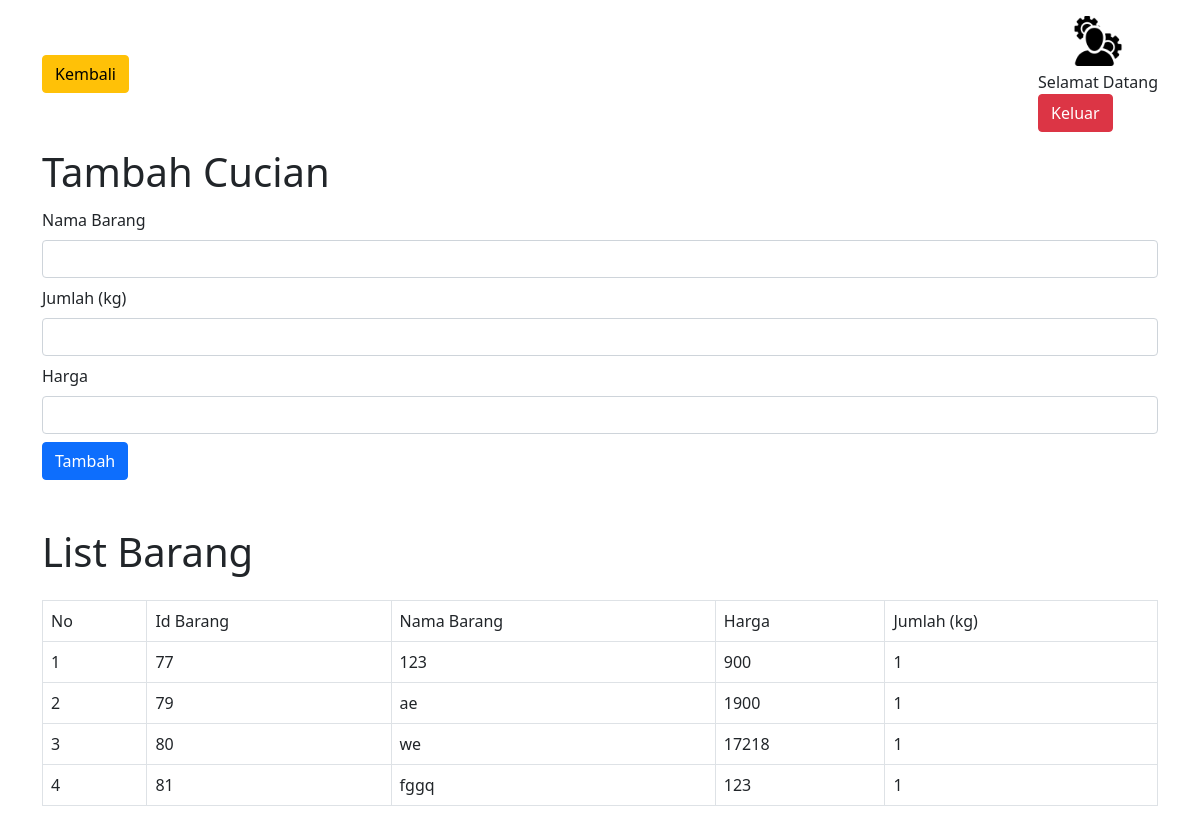
Screenshot of /tambah-barang.php with the database file from the repository.
### tables this page shows
CREATE TABLE `barang` (
  `id_barang` int(11) NOT NULL,
  `nama` varchar(30) NOT NULL,
  `harga` int(30) NOT NULL,
  `jumlah` int(30) NOT NULL
);

### tambah-barang.php (the view, shortened to what this page needs)
<?php
require 'koneksi.php';
$profil = json_decode($_SESSION['Falgar']);
$profil_nama = $profil->nama;
$lihat = mysqli_query($conn,"Select * From barang");
$No = 1;
?>
<!DOCTYPE html>
<html>
<head>
	<link href="https://cdn.jsdelivr.net/npm/bootstrap@5.0.2/dist/css/bootstrap.min.css" rel="stylesheet">
</head>
<body>
	<div class="container mt-3">
		<div class="row align-items-center mb-3">
				<div class="col-auto">
					<a href="barang.php" type="button" class="btn btn-warning">Kembali</a>
				</div>
					<div class="col-auto">
					<div class="text-center">
						<img src="img/admin.png" width="50px" height="50px">
						<div class="mt-1">
							<?php
								echo "Selamat Datang ".$profil_nama ;
						 	?>
						</div>
					</div>
					<form method="POST">
					<button name="keluar" class="btn btn-danger">Keluar</button>
				</form>
				</div>
				</div>
				<div class="row align-items-center mb-1">
				<div class="col">
					<h1>Tambah Cucian</h1>
				</div>
		</div>
<form class="mb-5" method="POST" action="tambah-barang.php" id="formtambah">
  <div class="mb-2">
    <label for="nama" class="form-label">Nama Barang</label>
    <input type="text" class="form-control" id="namaweb" name="nama">
  	</div>
  <div class="mb-2">
    <label for="jumlah" class="form-label">Jumlah (kg)</label>
    <input type="number" class="form-control" id="jumlahweb" name="jumlah">
  	</div>
  <div class="mb-2">
    <label for="harga" class="form-label">Harga</label>
    <input type="number" class="form-control" id="hargaweb" name="harga">
  	</div>
  <button type="submit" class="btn btn-primary" name="Tambah">Tambah</button>
</form>
<div class="row align-items-center mb-3">
		<div class="col"><h1>List Barang</h1></div>
		</div>
<table class="table table-bordered">
		<tr>
			<td>No</td>
			<td>Id Barang</td>
			<td>Nama Barang</td>
			<td>Harga</td>
			<td>Jumlah (kg)</td>
		</tr>
<?php
while($row = mysqli_fetch_array($lihat)) {
        echo "<tr>";
        echo "<td>".$No++."</td>";
        echo "<td>".$row['id_barang']."</td>";
        echo "<td>".$row['nama']."</td>";
        echo "<td>".$row['harga']."</td>";
        echo "<td>".$row['jumlah']."</td>";
    }
    ?>
	</table>
</body>
</html>

### rows the page displays
barang: id_barang "77", nama "123", harga "900", jumlah "1"
barang: id_barang "79", nama "ae", harga "1900", jumlah "1"
barang: id_barang "80", nama "we", harga "17218", jumlah "1"
barang: id_barang "81", nama "fggq", harga "123", jumlah "1"
